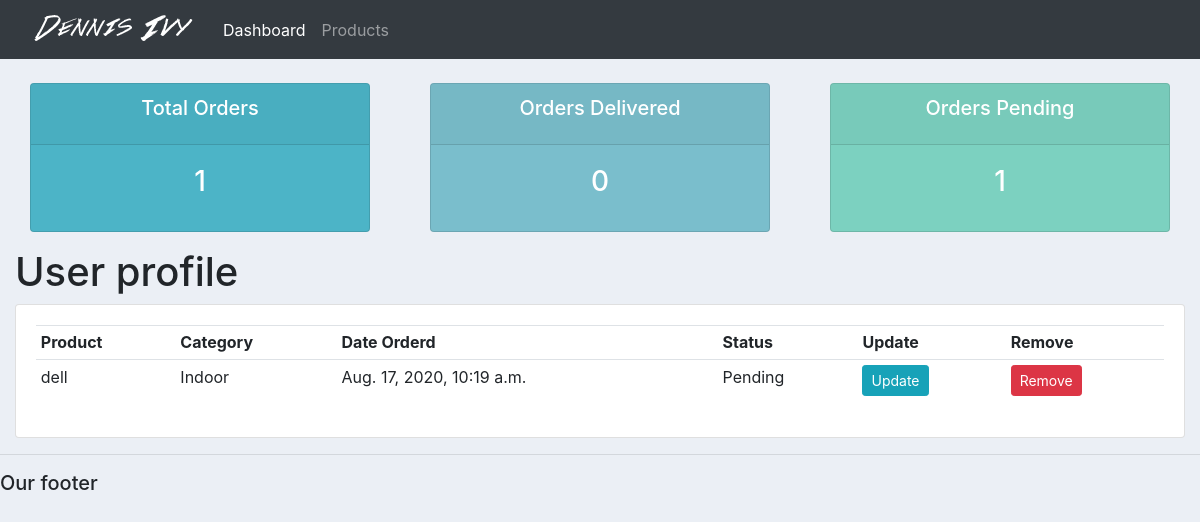
/user/ (signed in), run on the app's committed database.
### accounts/models.py (models this page shows, shortened)
class Order(models.Model):
	STATUS = (
			('Pending', 'Pending'),
			('Out for delivery', 'Out for delivery'),
			('Delivered', 'Delivered'),
			)
	customer = models.ForeignKey(Customer, null=True, on_delete=models.SET_NULL)
	product = models.ForeignKey(Product, null=True, on_delete=models.SET_NULL)
	date_created = models.DateTimeField(auto_now_add=True, null=True)
	status = models.CharField(max_length=200, null=True, choices=STATUS)
	note = models.CharField(max_length=1000, null=True)

class Product(models.Model):
	CATEGORY = (
			('Indoor', 'Indoor'),
			('Out Door', 'Out Door'),
			)
	name = models.CharField(max_length=200, null=True)
	price = models.FloatField(null=True)
	category = models.CharField(max_length=200, null=True, choices=CATEGORY)
	description = models.CharField(max_length=200, null=True)
	date_created = models.DateTimeField(auto_now_add=True, null=True)
	def __str__(self):
		return self.name

### accounts/views.py (the view)
# urls.py: path('user/', views.userPage, name='user'),
def userPage(request):
	orders = request.user.customer.order_set.all()
	customers = Customer.objects.all()
	total_orders = orders.count()
	total_customers = customers.count()
	delivered = orders.filter(status='Delivered').count()
	pending = orders.filter(status='Pending').count()
	context = {
		'orders': orders,
		'customers': customers,
		'total_orders': total_orders,
		'total_customers': total_customers,
		'delivered': delivered,
		'pending': pending
	}
	return render(request, 'accounts/user.html', context)

### accounts/templates/accounts/user.html
{%  extends 'accounts/main.html' %}
{% block content %}
{%  include 'accounts/status.html' %}
    <h1>User profile</h1>
    <div class="row">
        <div class="col-md">
            <div class="card card-body">
                <table class="table table-sm">
                    <tr>
                        <th>Product</th>
                        <th>Category</th>
                        <th>Date Orderd</th>
                        <th>Status</th>
                        <th>Update</th>
                        <th>Remove</th>
                    </tr>
                    {% for order in orders %}
                        <tr>
                            <td>{{order.product}}</td>
                            <td>{{order.product.category}}</td>
                            <td>{{order.date_created}}</td>
                            <td>{{order.status}}</td>
                            <td><a href="" class="btn btn-sm btn-info">Update</a></td>
                            <td><a href="" class="btn btn-sm btn-danger">Remove</a></td>
                        </tr>
                    {% endfor %}
                </table>
            </div>
        </div>
    </div>
{% endblock content %}

### static/css/main.css (style rules this page uses)
body { background-color: #ebeff5; }

### data on the page
Order: product "dell", product.category "Indoor", date_created "Aug. 17, 2020, 10:19 a.m.", status "Pending"

### other printed values
{{ total_orders }} "1"
{{ delivered }} "0"
{{ pending }} "1"
